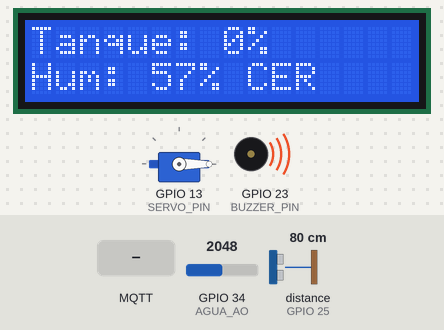
The program below on a simulated ESP32. Shown: 16×2 character LCD, servo, buzzer (waves = sounding). Wiring (inferred from the names in the program): ultrasonic range finder: trigger GPIO 26; echo GPIO 25. The test bench sets the inputs (shaded band); at power-on: GPIO 34 (AGUA_AO) = 2048, distance to the obstacle (sensor on GPIO 25) 80 cm. The echo pulse lasts 58.3 µs per cm; WiFi joins after 1.5 s; servers stay silent unless stated; random numbers use the default seed unless the program sets one; no MQTT or app messages arrive unless stated; what the program prints to the serial monitor is not drawn.

Above: at 3.7 s.
3.8 s: GPIO 34 (AGUA_AO) set to 3068
At 5.2 s:
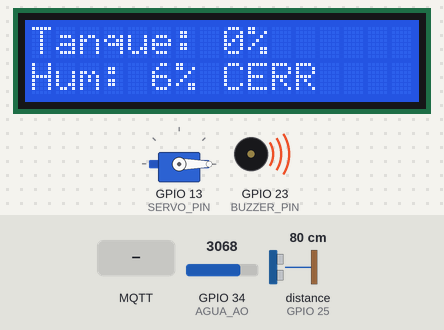
5.5 s: GPIO 34 (AGUA_AO) set to 3126
At 6.4 s:
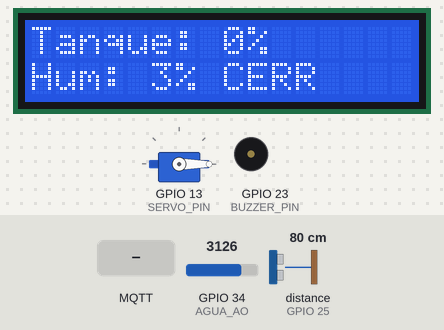
7.2 s: MQTT message "abrir" arrives on the first subscribed topic
At 8.5 s:
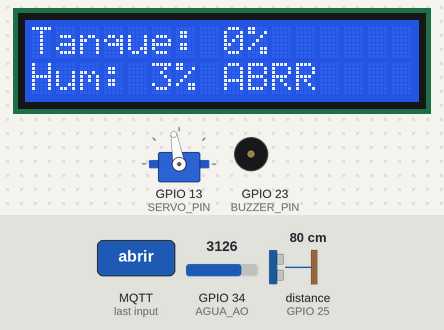
8.8 s: MQTT message "cerrar" arrives on the first subscribed topic
At 8.96 s:
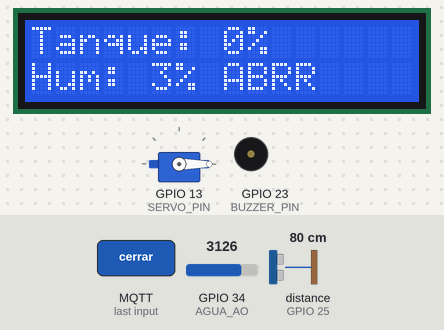
10.5 s: distance to the obstacle (sensor on GPIO 25) set to 2 cm
At 11.6 s:
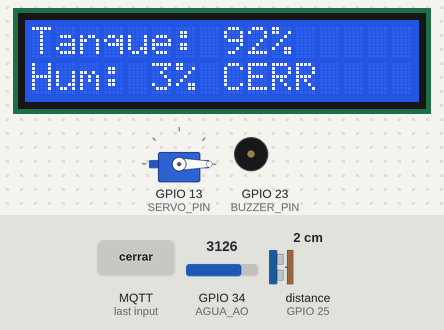
12.2 s: distance to the obstacle (sensor on GPIO 25) set to 4 cm
At 13.3 s:
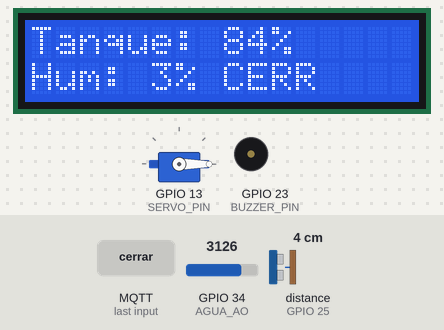
Timing chart, 0 to 14.8 s (numbered marks = the images above; inputs shaded):
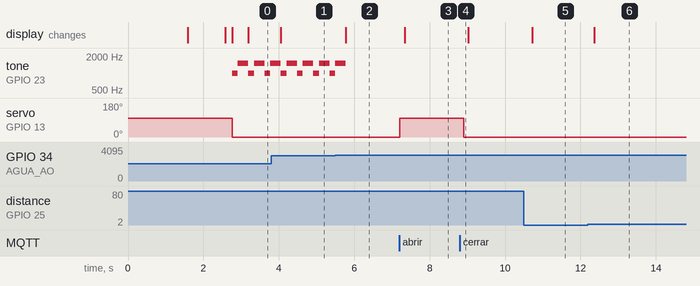

Measured:
- the behaviour switches between 3100 and 3101 on GPIO 34 (AGUA_AO) (found by bisection; images 1 and 2)
- after the input at 3.8 s, the display: changes after 0.26 s (image 1)
- after the input at 5.5 s, the display: changes after 0.28 s (image 2)
- after the input at 7.2 s, servo on GPIO 13 (SERVO_PIN): 0° → 100° at once; the display: changes after 0.14 s (image 3)
- after the input at 8.8 s, servo on GPIO 13 (SERVO_PIN): 100° → 0° after 0.10 s
- after the input at 10.5 s, the display: changes after 0.22 s (image 5)
- after the input at 12.2 s, the display: changes after 0.16 s (image 6)

The program:

main.cpp
```cpp
#include <Arduino.h>
#include <Wire.h>
#include <LiquidCrystal_I2C.h>
#include <ESP32Servo.h>
#include <WiFi.h>
#include <WiFiClientSecure.h>
#include <PubSubClient.h>

// ==========================================
// 1. CONFIGURACIÓN WIFI
// ==========================================
const char* WIFI_SSID = "iphone de Steven";
const char* WIFI_PASSWORD = "943673812";

// ==========================================
// 2. CONFIGURACIÓN MQTT
// ==========================================
const char* MQTT_SERVER = "g11dab68.ala.us-east-1.emqxsl.com";
const int MQTT_PORT = 8883;
const char* MQTT_USER = "tanque";
const char* MQTT_PASSWORD = "1234";

const char* TOPIC_SENSOR = "esp32/casa01/sensor";
const char* TOPIC_COMANDO = "esp32/casa01/comando";

// ==========================================
// 3. CERTIFICADO CA
// ==========================================
const char* ROOT_CA = R"EOF(
-----BEGIN CERTIFICATE-----
MIIDjjCCAnagAwIBAgIQAzrx5qcRqaC7KGSxHQn65TANBgkqhkiG9w0BAQsFADBh
MQswCQYDVQQGEwJVUzEVMBMGA1UEChMMRGlnaUNlcnQgSW5jMRkwFwYDVQQLExB3
d3cuZGlnaWNlcnQuY29tMSAwHgYDVQQDExdEaWdpQ2VydCBHbG9iYWwgUm9vdCBH
MjAeFw0xMzA4MDExMjAwMDBaFw0zODAxMTUyMDAwMDBaMGExCzAJBgNVBAYTAlVT
MRUwEwYDVQQKEwxEaWdpQ2VydCBJbmMxGTAXBgNVBAsTEHd3dy5kaWdpY2VydC5j
b20xIDAeBgNVBAMTF0RpZ2lDZXJ0IEdsb2JhbCBSb290IEcyMIIBIjANBgkqhkiG
9w0BAQEFAAOCAQ8AMIIBCgKCAQEAuzfNNNx7a8myaJCtSnX/RrohCgiN9RlUyfuI
2/Ou8jqJkTx65qsGGmvPrC3oXgkkRLpimn7Wo6h+4FR1IAWsULecYxpsMNzaHxmx
1x7e/dfgy5SDN67sH0NO3Xss0r0upS/kqbitOtSZpLYl6ZtrAGCSYP9PIUkY92eQ
q2EGnI/yuum06ZIya7XzV+hdG82MHauVBJVJ8zUtluNJbd134/tJS7SsVQepj5Wz
tCO7TG1F8PapspUwtP1MVYwnSlcUfIKdzXOS0xZKBgyMUNGPHgm+F6HmIcr9g+UQ
vIOlCsRnKPZzFBQ9RnbDhxSJITRNrw9FDKZJobq7nMWxM4MphQIDAQABo0IwQDAP
BgNVHRMBAf8EBTADAQH/MA4GA1UdDwEB/wQEAwIBhjAdBgNVHQ4EFgQUTiJUIBiV
5uNu5g/6+rkS7QYXjzkwDQYJKoZIhvcNAQELBQADggEBAGBnKJRvDkhj6zHd6mcY
1Yl9PMWLSn/pvtsrF9+wX3N3KjITOYFnQoQj8kVnNeyIv/iPsGEMNKSuIEyExtv4
NeF22d+mQrvHRAiGfzZ0JFrabA0UWTW98kndth/Jsw1HKj2ZL7tcu7XUIOGZX1NG
Fdtom/DzMNU+MeKNhJ7jitralj41E6Vf8PlwUHBHQRFXGU7Aj64GxJUTFy8bJZ91
8rGOmaFvE7FBcf6IKshPECBV1/MUReXgRPTqh5Uykw7+U0b6LJ3/iyK5S9kJRaTe
pLiaWN0bfVKfjllDiIGknibVb63dDcY3fe0Dkhvld1927jyNxF1WW6LZZm6zNTfl
MrY=
-----END CERTIFICATE-----
)EOF";

WiFiClientSecure espClient;
PubSubClient mqtt(espClient);

// ==========================================
// 4. CONFIGURACIÓN DE PINES
// ==========================================
#define SDA_LCD 21
#define SCL_LCD 22
#define TRIG_PIN 26
#define ECHO_PIN 25
#define AGUA_AO 34
#define BUZZER_PIN 23
#define SERVO_PIN 13

// ==========================================
// 5. OBJETOS Y VARIABLES
// ==========================================
LiquidCrystal_I2C lcd(0x27, 16, 2);
Servo valvulaServo;

float distancia = 0;
float distanciaAgua = 0;
int porcentajeTanque = 0;
int nivelAgua = 0;
bool valvulaAbierta = true;

const float ALTURA_TANQUE_CM = 25.0;

const int VALOR_SECO = 3200;
const int VALOR_MOJADO = 1200;

const int UMBRAL_CIERRE_HUMEDAD = 5;
const int UMBRAL_CRUDO_MOJADO = 3100;

unsigned long tiempoAnterior = 0;
bool alertaEnviada = false;

// ==========================================
// 6. FUNCIONES MQTT
// ==========================================
void callback(char* topic, byte* payload, unsigned int length) {
  String mensaje = "";
  for (unsigned int i = 0; i < length; i++) mensaje += (char)payload[i];

  if (String(topic) == TOPIC_COMANDO) {
    if (mensaje.indexOf("abrir") >= 0) {
      if (nivelAgua < UMBRAL_CIERRE_HUMEDAD) {
        valvulaServo.write(100);
        valvulaAbierta = true;
        Serial.println("¡Válvula ABIERTA desde la App!");
      } else {
        Serial.println("Bloqueado: Humedad alta, no se puede abrir.");
      }
    } else if (mensaje.indexOf("cerrar") >= 0) {
      valvulaServo.write(0);
      valvulaAbierta = false;
      Serial.println("¡Válvula CERRADA desde la App!");
    }
  }
}

void conectarWiFi() {
  Serial.print("Conectando a WiFi...");
  WiFi.begin(WIFI_SSID, WIFI_PASSWORD);
  while (WiFi.status() != WL_CONNECTED) {
    delay(500);
    Serial.print(".");
  }
  Serial.println("\nWiFi Conectado!");
}

void conectarMQTT() {
  while (!mqtt.connected()) {
    Serial.print("Conectando a MQTT...");
    String clientId = "ESP32_TANQUE_" + String(random(0xffff), HEX);

    if (mqtt.connect(clientId.c_str(), MQTT_USER, MQTT_PASSWORD)) {
      Serial.println("Conectado!");
      mqtt.subscribe(TOPIC_COMANDO);
    } else {
      Serial.print("Fallo, rc=");
      Serial.print(mqtt.state());
      Serial.println(" intentando en 2 segundos...");
      delay(2000);
    }
  }
}

// ==========================================
// 7. SETUP
// ==========================================
void setup() {
  Serial.begin(115200);

  pinMode(TRIG_PIN, OUTPUT);
  pinMode(ECHO_PIN, INPUT);
  pinMode(BUZZER_PIN, OUTPUT);

  Wire.begin(SDA_LCD, SCL_LCD);
  lcd.init();
  lcd.backlight();

  valvulaServo.attach(SERVO_PIN);
  valvulaServo.write(100); // Arranca abierta

  conectarWiFi();

  espClient.setCACert(ROOT_CA);

  mqtt.setServer(MQTT_SERVER, MQTT_PORT);
  mqtt.setCallback(callback);

  lcd.setCursor(0, 0);
  lcd.print("Sistema Listo");
  delay(1000);
  lcd.clear();
}

// ==========================================
// 8. LOOP
// ==========================================
void loop() {
  if (!mqtt.connected()) conectarMQTT();
  mqtt.loop();

  // Leer Ultrasónico
  digitalWrite(TRIG_PIN, LOW);
  delayMicroseconds(2);
  digitalWrite(TRIG_PIN, HIGH);
  delayMicroseconds(10);
  digitalWrite(TRIG_PIN, LOW);
  long duracion = pulseIn(ECHO_PIN, HIGH, 30000);
  distancia = (duracion == 0) ? -1 : (duracion * 0.034 / 2.0);

  if (distancia > 0 && distancia <= ALTURA_TANQUE_CM) {
    distanciaAgua = ALTURA_TANQUE_CM - distancia;
    porcentajeTanque = (distanciaAgua / ALTURA_TANQUE_CM) * 100;
    if (porcentajeTanque > 100) porcentajeTanque = 100;
    if (porcentajeTanque < 0) porcentajeTanque = 0;
  } else {
    porcentajeTanque = 0;
  }

  // Leer Humedad
  long suma = 0;
  for (int i = 0; i < 10; i++) { suma += analogRead(AGUA_AO); delay(10); }
  int lecturaAgua = suma / 10;
  nivelAgua = map(lecturaAgua, VALOR_SECO, VALOR_MOJADO, 0, 100);
  nivelAgua = constrain(nivelAgua, 0, 100);

  // Mostrar en LCD
  lcd.setCursor(0, 0);
  lcd.print("Tanque: ");
  lcd.print(porcentajeTanque);
  lcd.print("%   ");

  lcd.setCursor(0, 1);
  lcd.print("Hum: ");
  lcd.print(nivelAgua);
  lcd.print("% ");
  lcd.print(valvulaAbierta ? "ABR" : "CER");

  // Mostrar en consola para depurar
  Serial.print("Humedad: ");
  Serial.print(nivelAgua);
  Serial.print("% | Crudo: ");
  Serial.print(lecturaAgua);
  Serial.print(" | Tanque: ");
  Serial.print(porcentajeTanque);
  Serial.println("%");

  // 🚨 CIERRE DE EMERGENCIA AL 5% 🚨
  if (nivelAgua >= UMBRAL_CIERRE_HUMEDAD || lecturaAgua < UMBRAL_CRUDO_MOJADO) {

    if (valvulaAbierta) {
      valvulaServo.write(0);
      valvulaAbierta = false;
      Serial.println("¡CIERRE AUTOMÁTICO ACTIVADO!");
    }

    tone(BUZZER_PIN, 1000); delay(150);
    tone(BUZZER_PIN, 1500); delay(150);

    alertaEnviada = true;
  } else {
    noTone(BUZZER_PIN);
    if (nivelAgua < 2) {
      alertaEnviada = false;
    }
  }

  // Enviar JSON a Angular
  if (millis() - tiempoAnterior > 2000) {
    tiempoAnterior = millis();
    String json = "{";
    json += "\"distancia\":" + String(distancia, 1) + ",";
    json += "\"nivel\":" + String(nivelAgua) + ",";
    json += "\"tanque\":" + String(porcentajeTanque) + ",";
    json += "\"valvula\":\"" + String(valvulaAbierta ? "abierta" : "cerrada") + "\"";
    json += "}";
    mqtt.publish(TOPIC_SENSOR, json.c_str());
  }
}
```
